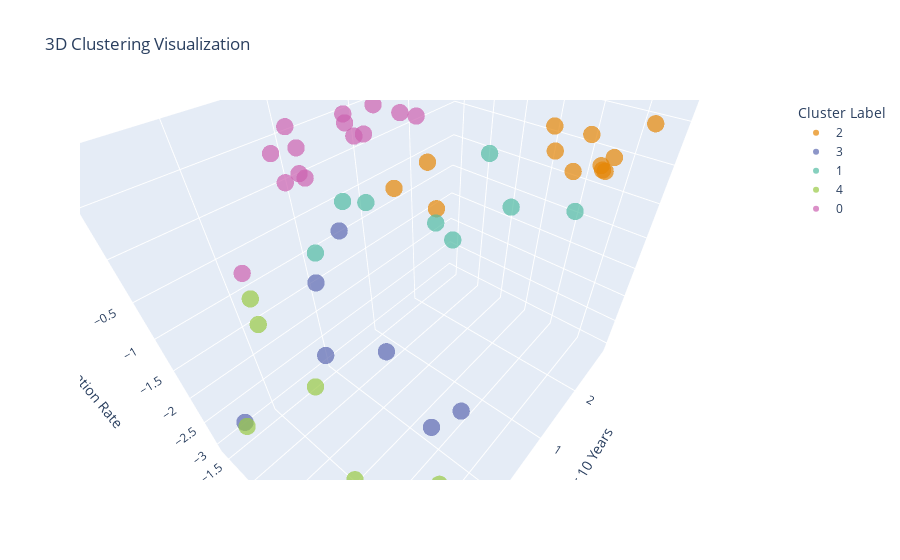

Notebook code for this chart:
### Markdown cell above
# Clustering 3D Visualization

### Code cell
# Define the features used for clustering
features_and_cluster = importance_df['Feature'].head(3).tolist()
features_and_cluster.append("Cluster")

# Create a DataFrame for plotting
plot_data = uni_data[features_and_cluster]

plot_data["Cluster"] = plot_data["Cluster"].astype(str)  # Convert clusters to strings for color mapping


# Create the 3D scatter plot
fig = px.scatter_3d(plot_data,
    x=features_and_cluster[0],  # "Earnings After 10 Years"
    y=features_and_cluster[1],  # "Diversity Score"
    z=features_and_cluster[2],  # "Safety"
    color="Cluster",  # Use cluster labels for color
    title="3D Clustering Visualization",
    labels={
        features_and_cluster[0]: features_and_cluster[0],
        features_and_cluster[1]: features_and_cluster[1],
        features_and_cluster[2]: features_and_cluster[1],
        "Cluster": "Cluster Label"
    },
    opacity=0.7,
    color_discrete_sequence=px.colors.qualitative.Vivid  # Use a vivid color scheme
)

# Update layout for better visualization
fig.update_traces(marker=dict(size=6))
fig.update_layout(
    scene=dict(
        xaxis_title=features_and_cluster[0],
        yaxis_title=features_and_cluster[1],
        zaxis_title=features_and_cluster[2]
    )
)

# Show the plot
fig.show()

### Figure 1 — Plotly figure (JSON) as saved in the notebook; plotly's stock layout.template omitted (floating-point values rounded to 4 significant figures)
{"data": [{"hovertemplate": "Cluster Label=2<br>er score=%{x}<br>Earnings After 10 Years=%{z}<extra></extra>", "legendgroup": "2", "marker": {"color": "rgb(229, 134, 6)", "opacity": 0.7, "size": 6, "symbol": "circle"}, "mode": "markers", "name": "2", "scene": "scene", "showlegend": true, "type": "scatter3d", "x": [1.281, 1.358, 1.358, 1.358, 1.355, 0.1247, 1.024, 1.067, 1.306, 0.6021, -0.1598, 0.9019, 0.3879], "y": [1.3, 2.854, 0.9153, 1.954, 0.8554, 0.25, 1.361, 1.019, 0.9468, 1.524, 0.1282, 0.9599, 0.04866], "z": [0.6711, 0.8293, 0.7236, 0.7744, 0.7572, 0.6629, 0.7793, 0.585, 0.7424, 0.6916, 0.3711, 0.7375, 0.4186]}, {"hovertemplate": "Cluster Label=3<br>er score=%{x}<br>Earnings After 10 Years=%{z}<extra></extra>", "legendgroup": "3", "marker": {"color": "rgb(93, 105, 177)", "opacity": 0.7, "size": 6, "symbol": "circle"}, "mode": "markers", "name": "3", "scene": "scene", "showlegend": true, "type": "scatter3d", "x": [1.165, 0.14, 1.217, 1.312, -0.9462, -0.9034, -1.139, -0.1598], "y": [-1.334, -1.641, -0.6276, -1.125, -0.3599, 0.02133, -1.562, -0.9155], "z": [0.4817, -2.272, -0.8643, -0.3856, -0.8446, -0.3511, -2.292, -0.943]}, {"hovertemplate": "Cluster Label=1<br>er score=%{x}<br>Earnings After 10 Years=%{z}<extra></extra>", "legendgroup": "1", "marker": {"color": "rgb(82, 188, 163)", "opacity": 0.7, "size": 6, "symbol": "circle"}, "mode": "markers", "name": "1", "scene": "scene", "showlegend": true, "type": "scatter3d", "x": [0.4185, 1.358, 1.049, 0.09412, 0.8438, -0.3343, 0.4644, -0.2394], "y": [0.728, 0.4782, 0.06779, -0.9572, -0.33, -0.06329, -0.05322, -0.392], "z": [0.6547, 0.5752, 0.6842, 0.4153, 0.5277, 0.2489, 0.3653, 0.4481]}, {"hovertemplate": "Cluster Label=4<br>er score=%{x}<br>Earnings After 10 Years=%{z}<extra></extra>", "legendgroup": "4", "marker": {"color": "rgb(153, 201, 69)", "opacity": 0.7, "size": 6, "symbol": "circle"}, "mode": "markers", "name": "4", "scene": "scene", "showlegend": true, "type": "scatter3d", "x": [-0.4046, 1.352, -1.384, -0.2455, 0.005385, 0.7826, -1.145], "y": [-1.32, -1.072, -0.9155, -1.057, -1.016, -1.694, -1.56], "z": [-0.3618, -1.261, -0.943, -1.36, -3.064, -2.143, -2.388]}, {"hovertemplate": "Cluster Label=0<br>er score=%{x}<br>Earnings After 10 Years=%{z}<extra></extra>", "legendgroup": "0", "marker": {"color": "rgb(204, 97, 176)", "opacity": 0.7, "size": 6, "symbol": "circle"}, "mode": "markers", "name": "0", "scene": "scene", "showlegend": true, "type": "scatter3d", "x": [-0.9615, -1.001, -0.7167, -1.096, -1.2, -0.6494, -0.7229, -0.6647, -1.194, -1.307, -1.54, -1.121, -1.573, -1.515], "y": [0.7109, 0.3509, 0.8296, 0.4371, -0.09599, 0.9936, 0.2178, -0.4662, -0.0681, -0.9363, 0.04754, -0.3396, 1.091, -0.1883], "z": [0.7514, 0.7572, 0.6982, 0.6203, 0.5203, 0.6326, 0.6621, 0.5834, 0.1973, -0.5339, 0.5891, 0.2866, 0.1629, 0.4014]}], "layout": {"autosize": true, "legend": {"title": {"text": "Cluster Label"}, "tracegroupgap": 0}, "scene": {"aspectmode": "auto", "aspectratio": {"x": 0.7858, "y": 1.219, "z": 1.044}, "camera": {"center": {"x": 0, "y": 0, "z": 0}, "eye": {"x": 0.6334, "y": -0.7614, "z": 0.8887}, "projection": {"type": "perspective"}, "up": {"x": 0, "y": 0, "z": 1}}, "domain": {"x": [0, 1], "y": [0, 1]}, "xaxis": {"title": {"text": "er score"}, "type": "linear"}, "yaxis": {"title": {"text": "Earnings After 10 Years"}, "type": "linear"}, "zaxis": {"title": {"text": "Retention Rate"}, "type": "linear"}}, "title": {"text": "3D Clustering Visualization"}}}
